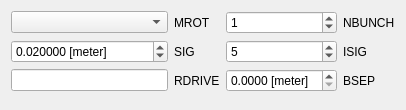
             <widget class="QWidget" name="beamPage">
              <property name="geometry">
               <rect>
                <x>0</x>
                <y>0</y>
                <width>406</width>
                <height>110</height>
               </rect>
              </property>
              <attribute name="label">
               <string>Beam</string>
              </attribute>
              <attribute name="toolTip">
               <string>Beam settings (b)</string>
              </attribute>
              <layout class="QVBoxLayout" name="verticalLayout_11">
               <item>
                <layout class="QGridLayout" name="gridLayout_5">
                 <item row="2" column="3">
                  <widget class="QDoubleSpinBox" name="BSEP">
                   <property name="toolTip">
                    <string>The peak-to-peak distance between bunches.
Valid only when NBUNCH ≥2.</string>
                   </property>
                   <property name="suffix">
                    <string> [meter]</string>
                   </property>
                   <property name="decimals">
                    <number>4</number>
                   </property>
                  </widget>
                 </item>
                 <item row="2" column="2">
                  <widget class="QLabel" name="label_13">
                   <property name="text">
                    <string>RDRIVE</string>
                   </property>
                  </widget>
                 </item>
                 <item row="2" column="4">
                  <widget class="QLabel" name="label_15">
                   <property name="text">
                    <string>BSEP</string>
                   </property>
                  </widget>
                 </item>
                 <item row="1" column="2">
                  <widget class="QLabel" name="label_11">
                   <property name="text">
                    <string>SIG</string>
                   </property>
                  </widget>
                 </item>
                 <item row="1" column="3">
                  <widget class="QSpinBox" name="ISIG">
                   <property name="toolTip">
                    <string>Number of standard deviations used for a Gaussian bunch.</string>
                   </property>
                   <property name="maximum">
                    <number>99999</number>
                   </property>
                   <property name="value">
                    <number>5</number>
                   </property>
                  </widget>
                 </item>
                 <item row="0" column="3">
                  <widget class="QSpinBox" name="NBUNCH">
                   <property name="toolTip">
                    <string>Number of driving Gaussian bunches.
If zero or negative, an user defined charge distribution
function will be used instead of an usual Gaussian
distribution. Then, the user must supply his charge
distribution by editing the subroutine BSHAPE in the
source code. The total charge will be automatically
normalized to 1 coulomb. For more details, consult the
instruction written in the subroutine BSHAPE.</string>
                   </property>
                   <property name="value">
                    <number>1</number>
                   </property>
                  </widget>
                 </item>
                 <item row="2" column="1">
                  <widget class="QLineEdit" name="RDRIVE">
                   <property name="toolTip">
                    <string>The radius of the driving hollow beam.
The beam pipe radius is found by ABCI. If the beam pipe
radii at both ends are unequal, the default value will be
the smallest of them. If the cavity material comes down
below the beam pipe radii, the default value will be the
radial coordinate of the cavity material closest to the beam
axis.</string>
                   </property>
                  </widget>
                 </item>
                 <item row="1" column="4">
                  <widget class="QLabel" name="label_12">
                   <property name="text">
                    <string>ISIG</string>
                   </property>
                  </widget>
                 </item>
                 <item row="0" column="2">
                  <widget class="QLabel" name="label_10">
                   <property name="text">
                    <string>MROT</string>
                   </property>
                  </widget>
                 </item>
                 <item row="0" column="1">
                  <widget class="QComboBox" name="MROT">
                   <property name="toolTip">
                    <string>Azimuthal mode number, i.e., MROT=0 for monopole
fields or MROT=1 for dipole fields.</string>
                   </property>
                  </widget>
                 </item>
                 <item row="0" column="4">
                  <widget class="QLabel" name="label_14">
                   <property name="text">
                    <string>NBUNCH</string>
                   </property>
                  </widget>
                 </item>
                 <item row="1" column="1">
                  <widget class="QDoubleSpinBox" name="SIG">
                   <property name="toolTip">
                    <string>One standard deviation of bunch length</string>
                   </property>
                   <property name="suffix">
                    <string> [meter]</string>
                   </property>
                   <property name="decimals">
                    <number>6</number>
                   </property>
                   <property name="singleStep">
                    <double>0.010000000000000</double>
                   </property>
                   <property name="value">
                    <double>0.020000000000000</double>
                   </property>
                  </widget>
                 </item>
                </layout>
               </item>
               <item>
                <spacer name="verticalSpacer_4">
                 <property name="orientation">
                  <enum>Qt::Vertical</enum>
                 </property>
                 <property name="sizeHint" stdset="0">
                  <size>
                   <width>20</width>
                   <height>40</height>
                  </size>
                 </property>
                </spacer>
               </item>
              </layout>
             </widget>
